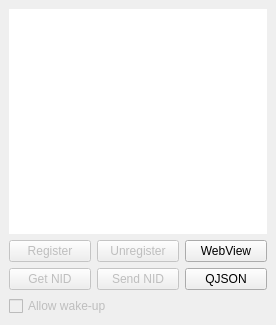
<?xml version="1.0" encoding="UTF-8"?>
<ui version="4.0">
 <class>NotificationExample</class>
 <widget class="QMainWindow" name="NotificationExample">
  <property name="geometry">
   <rect>
    <x>0</x>
    <y>0</y>
    <width>276</width>
    <height>325</height>
   </rect>
  </property>
  <property name="sizePolicy">
   <sizepolicy hsizetype="Expanding" vsizetype="Expanding">
    <horstretch>0</horstretch>
    <verstretch>0</verstretch>
   </sizepolicy>
  </property>
  <property name="focusPolicy">
   <enum>Qt::NoFocus</enum>
  </property>
  <property name="windowTitle">
   <string>Notification Example</string>
  </property>
  <property name="iconSize">
   <size>
    <width>0</width>
    <height>0</height>
   </size>
  </property>
  <widget class="QWidget" name="centralwidget">
   <layout class="QVBoxLayout" name="verticalLayout">
    <item>
     <layout class="QGridLayout" name="gridLayout">
      <item row="0" column="0" colspan="3">
       <widget class="QTextBrowser" name="textBrowser">
        <property name="sizePolicy">
         <sizepolicy hsizetype="Expanding" vsizetype="Expanding">
          <horstretch>0</horstretch>
          <verstretch>0</verstretch>
         </sizepolicy>
        </property>
        <property name="mouseTracking">
         <bool>false</bool>
        </property>
        <property name="focusPolicy">
         <enum>Qt::NoFocus</enum>
        </property>
        <property name="frameShape">
         <enum>QFrame::NoFrame</enum>
        </property>
        <property name="frameShadow">
         <enum>QFrame::Plain</enum>
        </property>
        <property name="lineWidth">
         <number>0</number>
        </property>
        <property name="tabChangesFocus">
         <bool>false</bool>
        </property>
       </widget>
      </item>
      <item row="1" column="0">
       <widget class="QPushButton" name="registerButton">
        <property name="enabled">
         <bool>false</bool>
        </property>
        <property name="sizePolicy">
         <sizepolicy hsizetype="Preferred" vsizetype="Maximum">
          <horstretch>0</horstretch>
          <verstretch>0</verstretch>
         </sizepolicy>
        </property>
        <property name="focusPolicy">
         <enum>Qt::TabFocus</enum>
        </property>
        <property name="text">
         <string>Register</string>
        </property>
       </widget>
      </item>
      <item row="2" column="0">
       <widget class="QPushButton" name="notificationIdButton">
        <property name="enabled">
         <bool>false</bool>
        </property>
        <property name="sizePolicy">
         <sizepolicy hsizetype="Preferred" vsizetype="Maximum">
          <horstretch>0</horstretch>
          <verstretch>0</verstretch>
         </sizepolicy>
        </property>
        <property name="focusPolicy">
         <enum>Qt::TabFocus</enum>
        </property>
        <property name="text">
         <string>Get NID</string>
        </property>
       </widget>
      </item>
      <item row="1" column="1">
       <widget class="QPushButton" name="unregisterButton">
        <property name="enabled">
         <bool>false</bool>
        </property>
        <property name="sizePolicy">
         <sizepolicy hsizetype="Preferred" vsizetype="Maximum">
          <horstretch>0</horstretch>
          <verstretch>0</verstretch>
         </sizepolicy>
        </property>
        <property name="focusPolicy">
         <enum>Qt::TabFocus</enum>
        </property>
        <property name="text">
         <string>Unregister</string>
        </property>
       </widget>
      </item>
      <item row="1" column="2">
       <widget class="QPushButton" name="webViewButton">
        <property name="text">
         <string>WebView</string>
        </property>
       </widget>
      </item>
      <item row="2" column="1">
       <widget class="QPushButton" name="sendNotificationIdButton">
        <property name="enabled">
         <bool>false</bool>
        </property>
        <property name="sizePolicy">
         <sizepolicy hsizetype="Preferred" vsizetype="Maximum">
          <horstretch>0</horstretch>
          <verstretch>0</verstretch>
         </sizepolicy>
        </property>
        <property name="focusPolicy">
         <enum>Qt::TabFocus</enum>
        </property>
        <property name="text">
         <string>Send NID</string>
        </property>
       </widget>
      </item>
      <item row="2" column="2">
       <widget class="QPushButton" name="qjsonButton">
        <property name="text">
         <string>QJSON</string>
        </property>
       </widget>
      </item>
     </layout>
    </item>
    <item>
     <layout class="QHBoxLayout" name="horizontalLayout">
      <item>
       <widget class="QCheckBox" name="wakeupCheckBox">
        <property name="enabled">
         <bool>false</bool>
        </property>
        <property name="sizePolicy">
         <sizepolicy hsizetype="Minimum" vsizetype="Minimum">
          <horstretch>0</horstretch>
          <verstretch>0</verstretch>
         </sizepolicy>
        </property>
        <property name="focusPolicy">
         <enum>Qt::TabFocus</enum>
        </property>
        <property name="text">
         <string>Allow wake-up</string>
        </property>
        <property name="iconSize">
         <size>
          <width>0</width>
          <height>0</height>
         </size>
        </property>
       </widget>
      </item>
     </layout>
    </item>
   </layout>
  </widget>
 </widget>
 <resources/>
 <connections/>
</ui>
